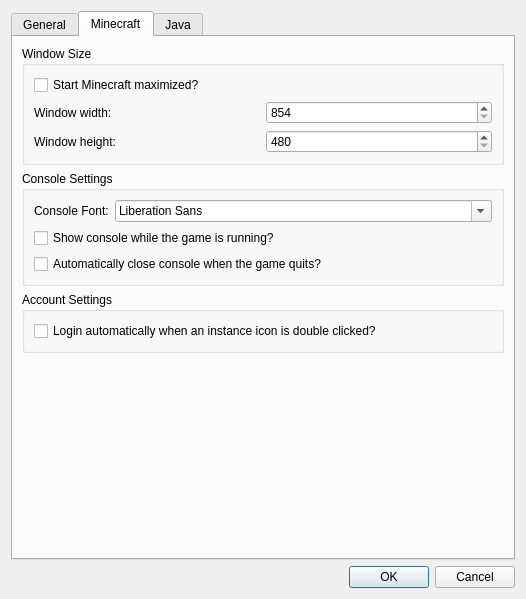
<?xml version="1.0" encoding="UTF-8"?>
<ui version="4.0">
 <class>SettingsDialog</class>
 <widget class="QDialog" name="SettingsDialog">
  <property name="geometry">
   <rect>
    <x>0</x>
    <y>0</y>
    <width>526</width>
    <height>599</height>
   </rect>
  </property>
  <property name="sizePolicy">
   <sizepolicy hsizetype="MinimumExpanding" vsizetype="MinimumExpanding">
    <horstretch>0</horstretch>
    <verstretch>0</verstretch>
   </sizepolicy>
  </property>
  <property name="windowTitle">
   <string>Settings</string>
  </property>
  <property name="windowIcon">
   <iconset resource="../../graphics.qrc">
    <normaloff>:/icons/toolbar/settings</normaloff>:/icons/toolbar/settings</iconset>
  </property>
  <property name="modal">
   <bool>true</bool>
  </property>
  <layout class="QVBoxLayout" name="mainLayout">
   <item>
    <widget class="QTabWidget" name="settingsTabs">
     <property name="tabShape">
      <enum>QTabWidget::Rounded</enum>
     </property>
     <property name="currentIndex">
      <number>1</number>
     </property>
     <widget class="QWidget" name="generalTab">
      <attribute name="title">
       <string>General</string>
      </attribute>
      <layout class="QVBoxLayout" name="generalTabLayout">
       <item>
        <widget class="QGroupBox" name="sortingModeBox">
         <property name="enabled">
          <bool>true</bool>
         </property>
         <property name="title">
          <string>Sorting Mode</string>
         </property>
         <layout class="QHBoxLayout" name="sortingModeBoxLayout">
          <item>
           <widget class="QRadioButton" name="sortLastLaunchedBtn">
            <property name="text">
             <string>By last launched</string>
            </property>
            <attribute name="buttonGroup">
             <string notr="true">sortingModeGroup</string>
            </attribute>
           </widget>
          </item>
          <item>
           <widget class="QRadioButton" name="sortByNameBtn">
            <property name="text">
             <string>By name</string>
            </property>
            <attribute name="buttonGroup">
             <string notr="true">sortingModeGroup</string>
            </attribute>
           </widget>
          </item>
         </layout>
        </widget>
       </item>
       <item>
        <widget class="QGroupBox" name="updateSettingsBox">
         <property name="title">
          <string>Update Settings</string>
         </property>
         <layout class="QVBoxLayout" name="updateSettingsBoxLayout">
          <item>
           <widget class="QCheckBox" name="devBuildsCheckBox">
            <property name="text">
             <string>Use development builds?</string>
            </property>
           </widget>
          </item>
          <item>
           <widget class="QCheckBox" name="autoUpdateCheckBox">
            <property name="text">
             <string>Check for updates when MultiMC starts?</string>
            </property>
           </widget>
          </item>
         </layout>
        </widget>
       </item>
       <item>
        <widget class="QGroupBox" name="foldersBox">
         <property name="title">
          <string>Folders</string>
         </property>
         <layout class="QGridLayout" name="foldersBoxLayout">
          <item row="0" column="0">
           <widget class="QLabel" name="labelInstDir">
            <property name="text">
             <string>Instances:</string>
            </property>
           </widget>
          </item>
          <item row="0" column="1">
           <widget class="QLineEdit" name="instDirTextBox"/>
          </item>
          <item row="0" column="2">
           <widget class="QToolButton" name="instDirBrowseBtn">
            <property name="text">
             <string>...</string>
            </property>
           </widget>
          </item>
          <item row="1" column="0">
           <widget class="QLabel" name="labelModsDir">
            <property name="text">
             <string>Mods:</string>
            </property>
           </widget>
          </item>
          <item row="1" column="1">
           <widget class="QLineEdit" name="modsDirTextBox"/>
          </item>
          <item row="1" column="2">
           <widget class="QToolButton" name="modsDirBrowseBtn">
            <property name="text">
             <string>...</string>
            </property>
           </widget>
          </item>
          <item row="2" column="0">
           <widget class="QLabel" name="labelLWJGLDir">
            <property name="text">
             <string>LWJGL:</string>
            </property>
           </widget>
          </item>
          <item row="2" column="1">
           <widget class="QLineEdit" name="lwjglDirTextBox"/>
          </item>
          <item row="2" column="2">
           <widget class="QToolButton" name="lwjglDirBrowseBtn">
            <property name="text">
             <string>...</string>
            </property>
           </widget>
          </item>
         </layout>
        </widget>
       </item>
       <item>
        <spacer name="generalTabSpacer">
         <property name="orientation">
          <enum>Qt::Vertical</enum>
         </property>
         <property name="sizeHint" stdset="0">
          <size>
           <width>20</width>
           <height>40</height>
          </size>
         </property>
        </spacer>
       </item>
      </layout>
     </widget>
     <widget class="QWidget" name="minecraftTab">
      <attribute name="title">
       <string>Minecraft</string>
      </attribute>
      <layout class="QVBoxLayout" name="verticalLayout_3">
       <item>
        <widget class="QGroupBox" name="windowSizeGroupBox">
         <property name="title">
          <string>Window Size</string>
         </property>
         <layout class="QVBoxLayout" name="verticalLayout_4">
          <item>
           <widget class="QCheckBox" name="maximizedCheckBox">
            <property name="text">
             <string>Start Minecraft maximized?</string>
            </property>
           </widget>
          </item>
          <item>
           <layout class="QGridLayout" name="gridLayoutWindowSize">
            <item row="1" column="0">
             <widget class="QLabel" name="labelWindowHeight">
              <property name="text">
               <string>Window height:</string>
              </property>
             </widget>
            </item>
            <item row="0" column="0">
             <widget class="QLabel" name="labelWindowWidth">
              <property name="text">
               <string>Window width:</string>
              </property>
             </widget>
            </item>
            <item row="0" column="1">
             <widget class="QSpinBox" name="windowWidthSpinBox">
              <property name="minimum">
               <number>854</number>
              </property>
              <property name="maximum">
               <number>65536</number>
              </property>
              <property name="singleStep">
               <number>1</number>
              </property>
              <property name="value">
               <number>854</number>
              </property>
             </widget>
            </item>
            <item row="1" column="1">
             <widget class="QSpinBox" name="windowHeightSpinBox">
              <property name="minimum">
               <number>480</number>
              </property>
              <property name="maximum">
               <number>65536</number>
              </property>
              <property name="value">
               <number>480</number>
              </property>
             </widget>
            </item>
           </layout>
          </item>
         </layout>
        </widget>
       </item>
       <item>
        <widget class="QGroupBox" name="consoleSettingsBox">
         <property name="title">
          <string>Console Settings</string>
         </property>
         <layout class="QGridLayout" name="gridLayout">
          <item row="0" column="0">
           <layout class="QFormLayout" name="formLayout">
            <item row="0" column="0">
             <widget class="QLabel" name="label">
              <property name="text">
               <string>Console Font:</string>
              </property>
             </widget>
            </item>
            <item row="0" column="1">
             <widget class="QFontComboBox" name="consoleFontSelect"/>
            </item>
           </layout>
          </item>
          <item row="1" column="0">
           <widget class="QCheckBox" name="showConsoleCheck">
            <property name="text">
             <string>Show console while the game is running?</string>
            </property>
           </widget>
          </item>
          <item row="2" column="0">
           <widget class="QCheckBox" name="autoCloseConsoleCheck">
            <property name="text">
             <string>Automatically close console when the game quits?</string>
            </property>
           </widget>
          </item>
         </layout>
        </widget>
       </item>
       <item>
        <widget class="QGroupBox" name="accountSettingsBox">
         <property name="title">
          <string>Account Settings</string>
         </property>
         <layout class="QVBoxLayout" name="verticalLayout">
          <item>
           <widget class="QCheckBox" name="autoLoginCheckBox">
            <property name="text">
             <string>Login automatically when an instance icon is double clicked?</string>
            </property>
           </widget>
          </item>
         </layout>
        </widget>
       </item>
       <item>
        <spacer name="verticalSpacerMinecraft">
         <property name="orientation">
          <enum>Qt::Vertical</enum>
         </property>
         <property name="sizeHint" stdset="0">
          <size>
           <width>20</width>
           <height>40</height>
          </size>
         </property>
        </spacer>
       </item>
      </layout>
     </widget>
     <widget class="QWidget" name="javaTab">
      <attribute name="title">
       <string>Java</string>
      </attribute>
      <layout class="QVBoxLayout" name="verticalLayout_5">
       <item>
        <widget class="QGroupBox" name="memoryGroupBox">
         <property name="title">
          <string>Memory</string>
         </property>
         <layout class="QGridLayout" name="gridLayout_2">
          <item row="1" column="1">
           <widget class="QSpinBox" name="maxMemSpinBox">
            <property name="minimum">
             <number>512</number>
            </property>
            <property name="maximum">
             <number>65536</number>
            </property>
            <property name="singleStep">
             <number>128</number>
            </property>
            <property name="value">
             <number>1024</number>
            </property>
           </widget>
          </item>
          <item row="0" column="0">
           <widget class="QLabel" name="labelMinMem">
            <property name="text">
             <string>Minimum memory allocation:</string>
            </property>
           </widget>
          </item>
          <item row="1" column="0">
           <widget class="QLabel" name="labelMaxMem">
            <property name="text">
             <string>Maximum memory allocation:</string>
            </property>
           </widget>
          </item>
          <item row="0" column="1">
           <widget class="QSpinBox" name="minMemSpinBox">
            <property name="minimum">
             <number>256</number>
            </property>
            <property name="maximum">
             <number>65536</number>
            </property>
            <property name="singleStep">
             <number>128</number>
            </property>
            <property name="value">
             <number>256</number>
            </property>
           </widget>
          </item>
          <item row="2" column="0">
           <widget class="QLabel" name="labelPermGen">
            <property name="text">
             <string>PermGen:</string>
            </property>
           </widget>
          </item>
          <item row="2" column="1">
           <widget class="QSpinBox" name="permGenSpinBox">
            <property name="minimum">
             <number>64</number>
            </property>
            <property name="maximum">
             <number>999999999</number>
            </property>
            <property name="singleStep">
             <number>8</number>
            </property>
            <property name="value">
             <number>64</number>
            </property>
           </widget>
          </item>
         </layout>
        </widget>
       </item>
       <item>
        <widget class="QGroupBox" name="javaSettingsGroupBox">
         <property name="title">
          <string>Java Settings</string>
         </property>
         <layout class="QGridLayout" name="gridLayout_3">
          <item row="0" column="0">
           <widget class="QLabel" name="labelJavaPath">
            <property name="sizePolicy">
             <sizepolicy hsizetype="Fixed" vsizetype="Preferred">
              <horstretch>0</horstretch>
              <verstretch>0</verstretch>
             </sizepolicy>
            </property>
            <property name="text">
             <string>Java path:</string>
            </property>
           </widget>
          </item>
          <item row="3" column="0">
           <widget class="QLabel" name="labelJVMArgs">
            <property name="sizePolicy">
             <sizepolicy hsizetype="Fixed" vsizetype="Preferred">
              <horstretch>0</horstretch>
              <verstretch>0</verstretch>
             </sizepolicy>
            </property>
            <property name="text">
             <string>JVM arguments:</string>
            </property>
           </widget>
          </item>
          <item row="0" column="1" colspan="5">
           <widget class="QLineEdit" name="javaPathTextBox"/>
          </item>
          <item row="3" column="1" colspan="5">
           <widget class="QLineEdit" name="jvmArgsTextBox"/>
          </item>
          <item row="1" column="1">
           <widget class="QPushButton" name="javaDetectBtn">
            <property name="sizePolicy">
             <sizepolicy hsizetype="Preferred" vsizetype="Fixed">
              <horstretch>0</horstretch>
              <verstretch>0</verstretch>
             </sizepolicy>
            </property>
            <property name="text">
             <string>Auto-detect...</string>
            </property>
           </widget>
          </item>
          <item row="1" column="4" colspan="2">
           <widget class="QPushButton" name="javaTestBtn">
            <property name="sizePolicy">
             <sizepolicy hsizetype="Preferred" vsizetype="Fixed">
              <horstretch>0</horstretch>
              <verstretch>0</verstretch>
             </sizepolicy>
            </property>
            <property name="text">
             <string>Test</string>
            </property>
           </widget>
          </item>
          <item row="1" column="2" colspan="2">
           <widget class="QPushButton" name="javaBrowseBtn">
            <property name="sizePolicy">
             <sizepolicy hsizetype="Preferred" vsizetype="Fixed">
              <horstretch>0</horstretch>
              <verstretch>0</verstretch>
             </sizepolicy>
            </property>
            <property name="text">
             <string>Browse...</string>
            </property>
           </widget>
          </item>
         </layout>
        </widget>
       </item>
       <item>
        <widget class="QGroupBox" name="customCommandsGroupBox">
         <property name="title">
          <string>Custom Commands</string>
         </property>
         <layout class="QGridLayout" name="gridLayout_4">
          <item row="1" column="0">
           <widget class="QLabel" name="labelPostExitCmd">
            <property name="text">
             <string>Post-exit command:</string>
            </property>
           </widget>
          </item>
          <item row="0" column="0">
           <widget class="QLabel" name="labelPreLaunchCmd">
            <property name="text">
             <string>Pre-launch command:</string>
            </property>
           </widget>
          </item>
          <item row="0" column="1">
           <widget class="QLineEdit" name="preLaunchCmdTextBox"/>
          </item>
          <item row="1" column="1">
           <widget class="QLineEdit" name="postExitCmdTextBox"/>
          </item>
         </layout>
        </widget>
       </item>
       <item>
        <widget class="QLabel" name="labelCustomCmdsDescription">
         <property name="sizePolicy">
          <sizepolicy hsizetype="MinimumExpanding" vsizetype="MinimumExpanding">
           <horstretch>0</horstretch>
           <verstretch>0</verstretch>
          </sizepolicy>
         </property>
         <property name="text">
          <string>Pre-launch command runs before the instance launches and post-exit command runs after it exits. Both will be run in MultiMC's working directory with INST_ID, INST_DIR, and INST_NAME as environment variables.</string>
         </property>
         <property name="alignment">
          <set>Qt::AlignLeading|Qt::AlignLeft|Qt::AlignTop</set>
         </property>
         <property name="wordWrap">
          <bool>true</bool>
         </property>
        </widget>
       </item>
      </layout>
     </widget>
    </widget>
   </item>
   <item>
    <widget class="QDialogButtonBox" name="buttonBox">
     <property name="orientation">
      <enum>Qt::Horizontal</enum>
     </property>
     <property name="standardButtons">
      <set>QDialogButtonBox::Cancel|QDialogButtonBox::Ok</set>
     </property>
    </widget>
   </item>
  </layout>
 </widget>
 <tabstops>
  <tabstop>settingsTabs</tabstop>
  <tabstop>buttonBox</tabstop>
  <tabstop>sortLastLaunchedBtn</tabstop>
  <tabstop>sortByNameBtn</tabstop>
  <tabstop>devBuildsCheckBox</tabstop>
  <tabstop>autoUpdateCheckBox</tabstop>
  <tabstop>instDirTextBox</tabstop>
  <tabstop>modsDirTextBox</tabstop>
  <tabstop>lwjglDirTextBox</tabstop>
  <tabstop>instDirBrowseBtn</tabstop>
  <tabstop>modsDirBrowseBtn</tabstop>
  <tabstop>lwjglDirBrowseBtn</tabstop>
  <tabstop>maximizedCheckBox</tabstop>
  <tabstop>windowWidthSpinBox</tabstop>
  <tabstop>windowHeightSpinBox</tabstop>
  <tabstop>showConsoleCheck</tabstop>
  <tabstop>autoCloseConsoleCheck</tabstop>
  <tabstop>minMemSpinBox</tabstop>
  <tabstop>maxMemSpinBox</tabstop>
  <tabstop>permGenSpinBox</tabstop>
  <tabstop>javaPathTextBox</tabstop>
  <tabstop>jvmArgsTextBox</tabstop>
  <tabstop>preLaunchCmdTextBox</tabstop>
  <tabstop>postExitCmdTextBox</tabstop>
 </tabstops>
 <resources>
  <include location="../../graphics.qrc"/>
 </resources>
 <connections>
  <connection>
   <sender>buttonBox</sender>
   <signal>accepted()</signal>
   <receiver>SettingsDialog</receiver>
   <slot>accept()</slot>
   <hints>
    <hint type="sourcelabel">
     <x>257</x>
     <y>410</y>
    </hint>
    <hint type="destinationlabel">
     <x>157</x>
     <y>274</y>
    </hint>
   </hints>
  </connection>
  <connection>
   <sender>buttonBox</sender>
   <signal>rejected()</signal>
   <receiver>SettingsDialog</receiver>
   <slot>reject()</slot>
   <hints>
    <hint type="sourcelabel">
     <x>325</x>
     <y>410</y>
    </hint>
    <hint type="destinationlabel">
     <x>286</x>
     <y>274</y>
    </hint>
   </hints>
  </connection>
 </connections>
 <buttongroups>
  <buttongroup name="sortingModeGroup"/>
 </buttongroups>
</ui>
